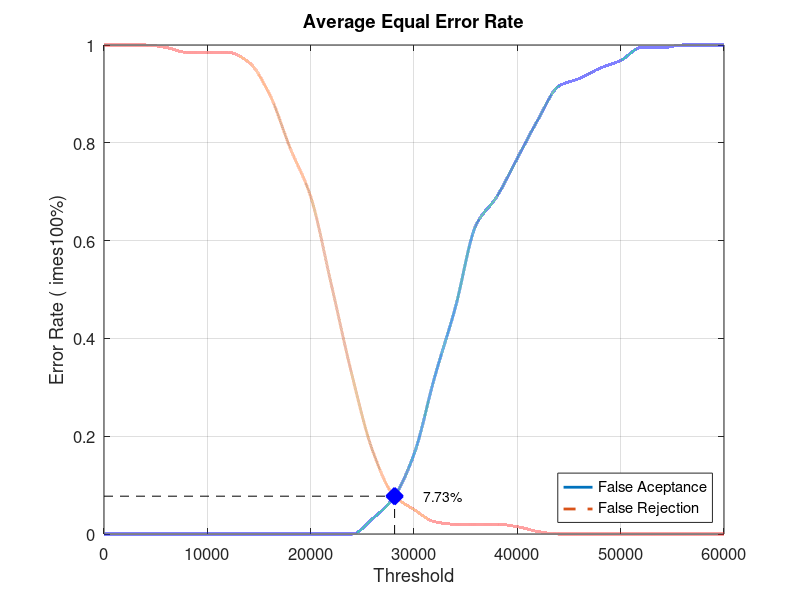
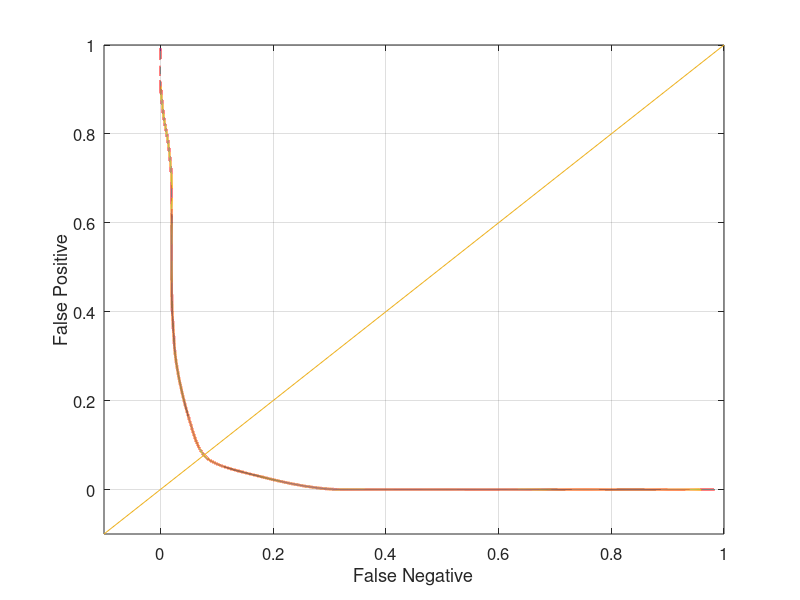

Write MATLAB code to recreate these figures, in order.
close all;
clear;
clc;
x = 0:2000:60000;
xq = 0:0.5:60000;

y0 = [0 0 0 0 0 0 0 0 0 0 0 0 0 0.0315789 0.0736842 0.163158 0.321053 0.463158 0.631579 0.689474 0.768421 0.847368 0.915789 0.931579 0.952632 0.968421 0.994737 0.994737 1 1 1]
yy0 = interp1(x, y0, xq, 'pchip');
y1 = [1 1 1 0.995 0.985 0.985 0.985 0.965 0.9 0.79 0.69 0.51 0.325 0.17 0.08 0.05 0.025 0.02 0.02 0.02 0.015 0.005 0 0 0 0 0 0 0 0 0]
yy1 = interp1(x, y1, xq, 'pchip');

% Calculating EER: 
y2 = abs(y0 - y1);
find(y2 == min(y2))
yy2 = abs(yy0 - yy1);
xEER = find(yy2 == min(yy2));
xEERIndex = xq(xEER) % X-axis EER
yEER = yy0(xEER) % Y-axis EER

main = figure
plot(xq, yy0,'-','LineWidth', 2);	hold on
plot(xq, yy1,'--','LineWidth', 2);	hold on
plot([xEERIndex xEERIndex], [0 yEER], 'k--');	hold on
plot([0 xEERIndex], [yEER yEER], 'k--');	hold on
plot(xEERIndex, yEER, 'bx', 'LineWidth', 10);	hold on
text(xEERIndex + 10 * xEERIndex / 100, yEER, [num2str(round((10000 * yEER)) / 100) '%'])
legend('False Aceptance', 'False Rejection', 'Location', 'SouthEast')
xlabel('Threshold')
ylabel('Error Rate (	imes100%)')
title('Average Equal Error Rate')
set(gca, 'FontSize', 12)
axis([0 60000 0 1])
grid on

print(main, 'Database5_3Main', '-dpng');
FNRxFPR = figure('Color', [1 1 1]);
plot(yy1, yy0, '-', yy1, yy0, 'LineWidth', 2);
hold on
y = -0.1:0.1:1
plot(y, y); 
set(gca, 'FontSize', 12)
xlabel('False Negative')
ylabel('False Positive')
axis([-0.1 1 -0.1 1])
set(gca, 'FontSize', 12)
grid on

print(FNRxFPR, 'Database5_3FNRxFPR','-dpng');
